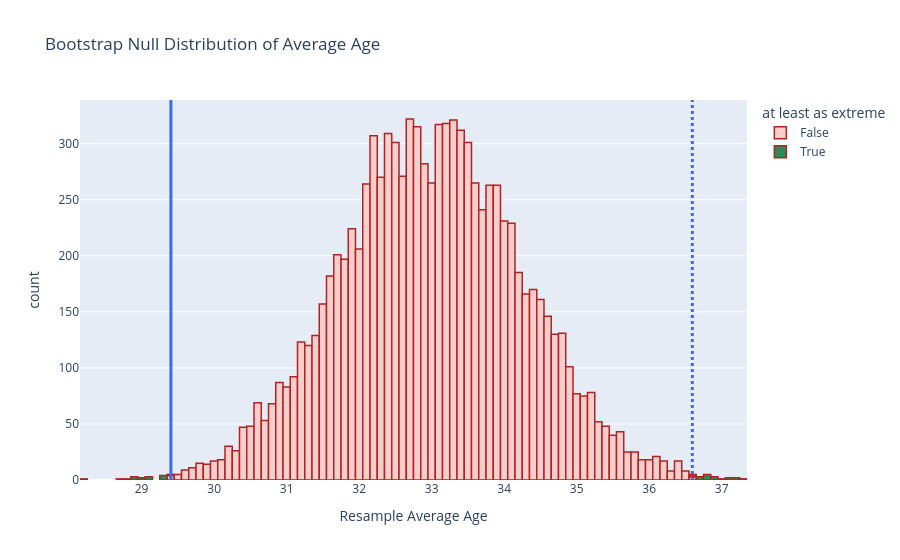

Notebook cell for this chart:
### Markdown cell above
### Step 5: P-value Calculation

Since $H_A$ is two-sided, "at least as extreme" means **at least as far from 33, in either direction**, as our observed average.

So we compute how far our observed average is from 33, then determine which null averages are at least that far away. The shaded regions below show which simulated values count.

### Code cell
# How far is our observed average from the null value?
observed_distance = np.abs(observed_mean - null_value)

# Which simulated averages are at least that far from the null value (in either direction)?
null_distances = np.abs(null_means - null_value)
at_least_as_extreme = (null_distances >= observed_distance)

# Visualize which simulated values are "at least as extreme" as the observed value
results = pd.DataFrame({"null means": null_means, "at least as extreme": at_least_as_extreme})

fig = px.histogram(results, x = "null means", color = "at least as extreme",
                   title = "Bootstrap Null Distribution of Average Age",
                   labels = {"null means":"Resample Average Age"},
                   color_discrete_map = {False:"#F8CECC", True:"seagreen"},
                   height = 550)

fig.update_traces(marker_line_color = "firebrick", marker_line_width = 1.5)

fig.add_vline(x = observed_mean, line_width = 3, line_color = "royalblue")
fig.add_vline(x = null_value + (null_value - observed_mean), line_width = 3, line_dash = "dot", line_color = "royalblue")

### Figure 1 — Plotly figure (JSON) as saved in the notebook; plotly's stock layout.template omitted (floating-point values rounded to 4 significant figures; data arrays with more than 128 entries replaced by an {"elided": "..."} marker saying what was removed)
{"data": [{"alignmentgroup": "True", "bingroup": "x", "hovertemplate": "at least as extreme=False<br>Resample Average Age=%{x}<br>count=%{y}<extra></extra>", "legendgroup": "False", "marker": {"color": "#F8CECC", "line": {"color": "firebrick", "width": 1.5}, "pattern": {"shape": ""}}, "name": "False", "offsetgroup": "False", "orientation": "v", "showlegend": true, "type": "histogram", "x": {"elided": "9965 float values"}, "xaxis": "x", "yaxis": "y"}, {"alignmentgroup": "True", "bingroup": "x", "hovertemplate": "at least as extreme=True<br>Resample Average Age=%{x}<br>count=%{y}<extra></extra>", "legendgroup": "True", "marker": {"color": "seagreen", "line": {"color": "firebrick", "width": 1.5}, "pattern": {"shape": ""}}, "name": "True", "offsetgroup": "True", "orientation": "v", "showlegend": true, "type": "histogram", "x": [36.62, 36.86, 28.97, 28.94, 36.77, 36.69, 36.63, 29.33, 36.66, 28.17, 37.18, 29.06, 36.94, 28.8, 29.05, 29.39, 28.68, 28.87, 37.05, 36.76, 29.07, 36.89, 29.29, 36.8, 36.7, 37.12, 29.28, 29.07, 36.82, 36.97, 36.79, 37.25, 37.3, 28.94, 29.33], "xaxis": "x", "yaxis": "y"}], "layout": {"autosize": true, "barmode": "relative", "legend": {"title": {"text": "at least as extreme"}, "tracegroupgap": 0}, "shapes": [{"line": {"color": "royalblue", "width": 3}, "type": "line", "x0": 29.4, "x1": 29.4, "xref": "x", "y0": 0, "y1": 1, "yref": "y domain"}, {"line": {"color": "royalblue", "dash": "dot", "width": 3}, "type": "line", "x0": 36.6, "x1": 36.6, "xref": "x", "y0": 0, "y1": 1, "yref": "y domain"}], "title": {"text": "Bootstrap Null Distribution of Average Age"}, "xaxis": {"anchor": "y", "autorange": true, "domain": [0, 1], "range": [28.15, 37.35], "title": {"text": "Resample Average Age"}, "type": "linear"}, "yaxis": {"anchor": "x", "autorange": true, "domain": [0, 1], "range": [0, 338.9], "title": {"text": "count"}}}}
